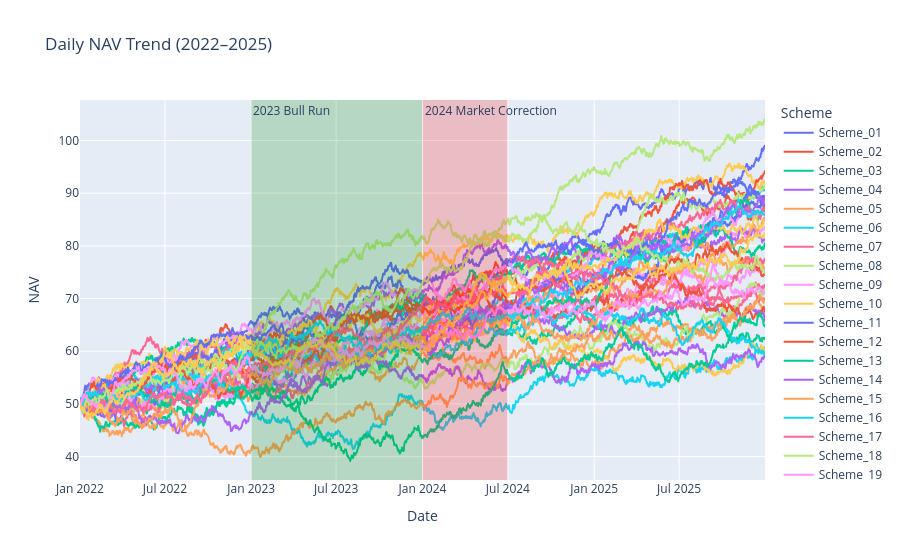

The code cell stored with this chart in its notebook:
### Code cell
fig = px.line(
    nav,
    x="Date",
    y="NAV",
    color="Scheme",
    title="Daily NAV Trend (2022–2025)"
)

# Highlight 2023 Bull Run
fig.add_vrect(
    x0="2023-01-01",
    x1="2023-12-31",
    fillcolor="green",
    opacity=0.2,
    line_width=0,
    annotation_text="2023 Bull Run",
    annotation_position="top left"
)

# Highlight 2024 Market Correction
fig.add_vrect(
    x0="2024-01-01",
    x1="2024-06-30",
    fillcolor="red",
    opacity=0.2,
    line_width=0,
    annotation_text="2024 Market Correction",
    annotation_position="top left"
)

fig.show()
fig.write_image("../reports/nav_trend.png")

### Figure 1 — Plotly figure (JSON) as saved in the notebook; plotly's stock layout.template omitted (floating-point values rounded to 4 significant figures; data arrays with more than 128 entries replaced by an {"elided": "..."} marker saying what was removed)
{"data": [{"hovertemplate": "Scheme=Scheme_01<br>Date=%{x}<br>NAV=%{y}<extra></extra>", "legendgroup": "Scheme_01", "line": {"color": "#636efa", "dash": "solid"}, "marker": {"symbol": "circle"}, "mode": "lines", "name": "Scheme_01", "showlegend": true, "type": "scattergl", "x": {"elided": "1461 str values"}, "xaxis": "x", "y": {"elided": "1461 float values"}, "yaxis": "y"}, {"hovertemplate": "Scheme=Scheme_02<br>Date=%{x}<br>NAV=%{y}<extra></extra>", "legendgroup": "Scheme_02", "line": {"color": "#EF553B", "dash": "solid"}, "marker": {"symbol": "circle"}, "mode": "lines", "name": "Scheme_02", "showlegend": true, "type": "scattergl", "x": {"elided": "1461 str values"}, "xaxis": "x", "y": {"elided": "1461 float values"}, "yaxis": "y"}, {"hovertemplate": "Scheme=Scheme_03<br>Date=%{x}<br>NAV=%{y}<extra></extra>", "legendgroup": "Scheme_03", "line": {"color": "#00cc96", "dash": "solid"}, "marker": {"symbol": "circle"}, "mode": "lines", "name": "Scheme_03", "showlegend": true, "type": "scattergl", "x": {"elided": "1461 str values"}, "xaxis": "x", "y": {"elided": "1461 float values"}, "yaxis": "y"}, {"hovertemplate": "Scheme=Scheme_04<br>Date=%{x}<br>NAV=%{y}<extra></extra>", "legendgroup": "Scheme_04", "line": {"color": "#ab63fa", "dash": "solid"}, "marker": {"symbol": "circle"}, "mode": "lines", "name": "Scheme_04", "showlegend": true, "type": "scattergl", "x": {"elided": "1461 str values"}, "xaxis": "x", "y": {"elided": "1461 float values"}, "yaxis": "y"}, {"hovertemplate": "Scheme=Scheme_05<br>Date=%{x}<br>NAV=%{y}<extra></extra>", "legendgroup": "Scheme_05", "line": {"color": "#FFA15A", "dash": "solid"}, "marker": {"symbol": "circle"}, "mode": "lines", "name": "Scheme_05", "showlegend": true, "type": "scattergl", "x": {"elided": "1461 str values"}, "xaxis": "x", "y": {"elided": "1461 float values"}, "yaxis": "y"}, {"hovertemplate": "Scheme=Scheme_06<br>Date=%{x}<br>NAV=%{y}<extra></extra>", "legendgroup": "Scheme_06", "line": {"color": "#19d3f3", "dash": "solid"}, "marker": {"symbol": "circle"}, "mode": "lines", "name": "Scheme_06", "showlegend": true, "type": "scattergl", "x": {"elided": "1461 str values"}, "xaxis": "x", "y": {"elided": "1461 float values"}, "yaxis": "y"}, {"hovertemplate": "Scheme=Scheme_07<br>Date=%{x}<br>NAV=%{y}<extra></extra>", "legendgroup": "Scheme_07", "line": {"color": "#FF6692", "dash": "solid"}, "marker": {"symbol": "circle"}, "mode": "lines", "name": "Scheme_07", "showlegend": true, "type": "scattergl", "x": {"elided": "1461 str values"}, "xaxis": "x", "y": {"elided": "1461 float values"}, "yaxis": "y"}, {"hovertemplate": "Scheme=Scheme_08<br>Date=%{x}<br>NAV=%{y}<extra></extra>", "legendgroup": "Scheme_08", "line": {"color": "#B6E880", "dash": "solid"}, "marker": {"symbol": "circle"}, "mode": "lines", "name": "Scheme_08", "showlegend": true, "type": "scattergl", "x": {"elided": "1461 str values"}, "xaxis": "x", "y": {"elided": "1461 float values"}, "yaxis": "y"}, {"hovertemplate": "Scheme=Scheme_09<br>Date=%{x}<br>NAV=%{y}<extra></extra>", "legendgroup": "Scheme_09", "line": {"color": "#FF97FF", "dash": "solid"}, "marker": {"symbol": "circle"}, "mode": "lines", "name": "Scheme_09", "showlegend": true, "type": "scattergl", "x": {"elided": "1461 str values"}, "xaxis": "x", "y": {"elided": "1461 float values"}, "yaxis": "y"}, {"hovertemplate": "Scheme=Scheme_10<br>Date=%{x}<br>NAV=%{y}<extra></extra>", "legendgroup": "Scheme_10", "line": {"color": "#FECB52", "dash": "solid"}, "marker": {"symbol": "circle"}, "mode": "lines", "name": "Scheme_10", "showlegend": true, "type": "scattergl", "x": {"elided": "1461 str values"}, "xaxis": "x", "y": {"elided": "1461 float values"}, "yaxis": "y"}, {"hovertemplate": "Scheme=Scheme_11<br>Date=%{x}<br>NAV=%{y}<extra></extra>", "legendgroup": "Scheme_11", "line": {"color": "#636efa", "dash": "solid"}, "marker": {"symbol": "circle"}, "mode": "lines", "name": "Scheme_11", "showlegend": true, "type": "scattergl", "x": {"elided": "1461 str values"}, "xaxis": "x", "y": {"elided": "1461 float values"}, "yaxis": "y"}, {"hovertemplate": "Scheme=Scheme_12<br>Date=%{x}<br>NAV=%{y}<extra></extra>", "legendgroup": "Scheme_12", "line": {"color": "#EF553B", "dash": "solid"}, "marker": {"symbol": "circle"}, "mode": "lines", "name": "Scheme_12", "showlegend": true, "type": "scattergl", "x": {"elided": "1461 str values"}, "xaxis": "x", "y": {"elided": "1461 float values"}, "yaxis": "y"}, {"hovertemplate": "Scheme=Scheme_13<br>Date=%{x}<br>NAV=%{y}<extra></extra>", "legendgroup": "Scheme_13", "line": {"color": "#00cc96", "dash": "solid"}, "marker": {"symbol": "circle"}, "mode": "lines", "name": "Scheme_13", "showlegend": true, "type": "scattergl", "x": {"elided": "1461 str values"}, "xaxis": "x", "y": {"elided": "1461 float values"}, "yaxis": "y"}, {"hovertemplate": "Scheme=Scheme_14<br>Date=%{x}<br>NAV=%{y}<extra></extra>", "legendgroup": "Scheme_14", "line": {"color": "#ab63fa", "dash": "solid"}, "marker": {"symbol": "circle"}, "mode": "lines", "name": "Scheme_14", "showlegend": true, "type": "scattergl", "x": {"elided": "1461 str values"}, "xaxis": "x", "y": {"elided": "1461 float values"}, "yaxis": "y"}, {"hovertemplate": "Scheme=Scheme_15<br>Date=%{x}<br>NAV=%{y}<extra></extra>", "legendgroup": "Scheme_15", "line": {"color": "#FFA15A", "dash": "solid"}, "marker": {"symbol": "circle"}, "mode": "lines", "name": "Scheme_15", "showlegend": true, "type": "scattergl", "x": {"elided": "1461 str values"}, "xaxis": "x", "y": {"elided": "1461 float values"}, "yaxis": "y"}, {"hovertemplate": "Scheme=Scheme_16<br>Date=%{x}<br>NAV=%{y}<extra></extra>", "legendgroup": "Scheme_16", "line": {"color": "#19d3f3", "dash": "solid"}, "marker": {"symbol": "circle"}, "mode": "lines", "name": "Scheme_16", "showlegend": true, "type": "scattergl", "x": {"elided": "1461 str values"}, "xaxis": "x", "y": {"elided": "1461 float values"}, "yaxis": "y"}, {"hovertemplate": "Scheme=Scheme_17<br>Date=%{x}<br>NAV=%{y}<extra></extra>", "legendgroup": "Scheme_17", "line": {"color": "#FF6692", "dash": "solid"}, "marker": {"symbol": "circle"}, "mode": "lines", "name": "Scheme_17", "showlegend": true, "type": "scattergl", "x": {"elided": "1461 str values"}, "xaxis": "x", "y": {"elided": "1461 float values"}, "yaxis": "y"}, {"hovertemplate": "Scheme=Scheme_18<br>Date=%{x}<br>NAV=%{y}<extra></extra>", "legendgroup": "Scheme_18", "line": {"color": "#B6E880", "dash": "solid"}, "marker": {"symbol": "circle"}, "mode": "lines", "name": "Scheme_18", "showlegend": true, "type": "scattergl", "x": {"elided": "1461 str values"}, "xaxis": "x", "y": {"elided": "1461 float values"}, "yaxis": "y"}, {"hovertemplate": "Scheme=Scheme_19<br>Date=%{x}<br>NAV=%{y}<extra></extra>", "legendgroup": "Scheme_19", "line": {"color": "#FF97FF", "dash": "solid"}, "marker": {"symbol": "circle"}, "mode": "lines", "name": "Scheme_19", "showlegend": true, "type": "scattergl", "x": {"elided": "1461 str values"}, "xaxis": "x", "y": {"elided": "1461 float values"}, "yaxis": "y"}, {"hovertemplate": "Scheme=Scheme_20<br>Date=%{x}<br>NAV=%{y}<extra></extra>", "legendgroup": "Scheme_20", "line": {"color": "#FECB52", "dash": "solid"}, "marker": {"symbol": "circle"}, "mode": "lines", "name": "Scheme_20", "showlegend": true, "type": "scattergl", "x": {"elided": "1461 str values"}, "xaxis": "x", "y": {"elided": "1461 float values"}, "yaxis": "y"}, {"hovertemplate": "Scheme=Scheme_21<br>Date=%{x}<br>NAV=%{y}<extra></extra>", "legendgroup": "Scheme_21", "line": {"color": "#636efa", "dash": "solid"}, "marker": {"symbol": "circle"}, "mode": "lines", "name": "Scheme_21", "showlegend": true, "type": "scattergl", "x": {"elided": "1461 str values"}, "xaxis": "x", "y": {"elided": "1461 float values"}, "yaxis": "y"}, {"hovertemplate": "Scheme=Scheme_22<br>Date=%{x}<br>NAV=%{y}<extra></extra>", "legendgroup": "Scheme_22", "line": {"color": "#EF553B", "dash": "solid"}, "marker": {"symbol": "circle"}, "mode": "lines", "name": "Scheme_22", "showlegend": true, "type": "scattergl", "x": {"elided": "1461 str values"}, "xaxis": "x", "y": {"elided": "1461 float values"}, "yaxis": "y"}, {"hovertemplate": "Scheme=Scheme_23<br>Date=%{x}<br>NAV=%{y}<extra></extra>", "legendgroup": "Scheme_23", "line": {"color": "#00cc96", "dash": "solid"}, "marker": {"symbol": "circle"}, "mode": "lines", "name": "Scheme_23", "showlegend": true, "type": "scattergl", "x": {"elided": "1461 str values"}, "xaxis": "x", "y": {"elided": "1461 float values"}, "yaxis": "y"}, {"hovertemplate": "Scheme=Scheme_24<br>Date=%{x}<br>NAV=%{y}<extra></extra>", "legendgroup": "Scheme_24", "line": {"color": "#ab63fa", "dash": "solid"}, "marker": {"symbol": "circle"}, "mode": "lines", "name": "Scheme_24", "showlegend": true, "type": "scattergl", "x": {"elided": "1461 str values"}, "xaxis": "x", "y": {"elided": "1461 float values"}, "yaxis": "y"}, {"hovertemplate": "Scheme=Scheme_25<br>Date=%{x}<br>NAV=%{y}<extra></extra>", "legendgroup": "Scheme_25", "line": {"color": "#FFA15A", "dash": "solid"}, "marker": {"symbol": "circle"}, "mode": "lines", "name": "Scheme_25", "showlegend": true, "type": "scattergl", "x": {"elided": "1461 str values"}, "xaxis": "x", "y": {"elided": "1461 float values"}, "yaxis": "y"}, {"hovertemplate": "Scheme=Scheme_26<br>Date=%{x}<br>NAV=%{y}<extra></extra>", "legendgroup": "Scheme_26", "line": {"color": "#19d3f3", "dash": "solid"}, "marker": {"symbol": "circle"}, "mode": "lines", "name": "Scheme_26", "showlegend": true, "type": "scattergl", "x": {"elided": "1461 str values"}, "xaxis": "x", "y": {"elided": "1461 float values"}, "yaxis": "y"}, {"hovertemplate": "Scheme=Scheme_27<br>Date=%{x}<br>NAV=%{y}<extra></extra>", "legendgroup": "Scheme_27", "line": {"color": "#FF6692", "dash": "solid"}, "marker": {"symbol": "circle"}, "mode": "lines", "name": "Scheme_27", "showlegend": true, "type": "scattergl", "x": {"elided": "1461 str values"}, "xaxis": "x", "y": {"elided": "1461 float values"}, "yaxis": "y"}, {"hovertemplate": "Scheme=Scheme_28<br>Date=%{x}<br>NAV=%{y}<extra></extra>", "legendgroup": "Scheme_28", "line": {"color": "#B6E880", "dash": "solid"}, "marker": {"symbol": "circle"}, "mode": "lines", "name": "Scheme_28", "showlegend": true, "type": "scattergl", "x": {"elided": "1461 str values"}, "xaxis": "x", "y": {"elided": "1461 float values"}, "yaxis": "y"}, {"hovertemplate": "Scheme=Scheme_29<br>Date=%{x}<br>NAV=%{y}<extra></extra>", "legendgroup": "Scheme_29", "line": {"color": "#FF97FF", "dash": "solid"}, "marker": {"symbol": "circle"}, "mode": "lines", "name": "Scheme_29", "showlegend": true, "type": "scattergl", "x": {"elided": "1461 str values"}, "xaxis": "x", "y": {"elided": "1461 float values"}, "yaxis": "y"}, {"hovertemplate": "Scheme=Scheme_30<br>Date=%{x}<br>NAV=%{y}<extra></extra>", "legendgroup": "Scheme_30", "line": {"color": "#FECB52", "dash": "solid"}, "marker": {"symbol": "circle"}, "mode": "lines", "name": "Scheme_30", "showlegend": true, "type": "scattergl", "x": {"elided": "1461 str values"}, "xaxis": "x", "y": {"elided": "1461 float values"}, "yaxis": "y"}, {"hovertemplate": "Scheme=Scheme_31<br>Date=%{x}<br>NAV=%{y}<extra></extra>", "legendgroup": "Scheme_31", "line": {"color": "#636efa", "dash": "solid"}, "marker": {"symbol": "circle"}, "mode": "lines", "name": "Scheme_31", "showlegend": true, "type": "scattergl", "x": {"elided": "1461 str values"}, "xaxis": "x", "y": {"elided": "1461 float values"}, "yaxis": "y"}, {"hovertemplate": "Scheme=Scheme_32<br>Date=%{x}<br>NAV=%{y}<extra></extra>", "legendgroup": "Scheme_32", "line": {"color": "#EF553B", "dash": "solid"}, "marker": {"symbol": "circle"}, "mode": "lines", "name": "Scheme_32", "showlegend": true, "type": "scattergl", "x": {"elided": "1461 str values"}, "xaxis": "x", "y": {"elided": "1461 float values"}, "yaxis": "y"}, {"hovertemplate": "Scheme=Scheme_33<br>Date=%{x}<br>NAV=%{y}<extra></extra>", "legendgroup": "Scheme_33", "line": {"color": "#00cc96", "dash": "solid"}, "marker": {"symbol": "circle"}, "mode": "lines", "name": "Scheme_33", "showlegend": true, "type": "scattergl", "x": {"elided": "1461 str values"}, "xaxis": "x", "y": {"elided": "1461 float values"}, "yaxis": "y"}, {"hovertemplate": "Scheme=Scheme_34<br>Date=%{x}<br>NAV=%{y}<extra></extra>", "legendgroup": "Scheme_34", "line": {"color": "#ab63fa", "dash": "solid"}, "marker": {"symbol": "circle"}, "mode": "lines", "name": "Scheme_34", "showlegend": true, "type": "scattergl", "x": {"elided": "1461 str values"}, "xaxis": "x", "y": {"elided": "1461 float values"}, "yaxis": "y"}, {"hovertemplate": "Scheme=Scheme_35<br>Date=%{x}<br>NAV=%{y}<extra></extra>", "legendgroup": "Scheme_35", "line": {"color": "#FFA15A", "dash": "solid"}, "marker": {"symbol": "circle"}, "mode": "lines", "name": "Scheme_35", "showlegend": true, "type": "scattergl", "x": {"elided": "1461 str values"}, "xaxis": "x", "y": {"elided": "1461 float values"}, "yaxis": "y"}, {"hovertemplate": "Scheme=Scheme_36<br>Date=%{x}<br>NAV=%{y}<extra></extra>", "legendgroup": "Scheme_36", "line": {"color": "#19d3f3", "dash": "solid"}, "marker": {"symbol": "circle"}, "mode": "lines", "name": "Scheme_36", "showlegend": true, "type": "scattergl", "x": {"elided": "1461 str values"}, "xaxis": "x", "y": {"elided": "1461 float values"}, "yaxis": "y"}, {"hovertemplate": "Scheme=Scheme_37<br>Date=%{x}<br>NAV=%{y}<extra></extra>", "legendgroup": "Scheme_37", "line": {"color": "#FF6692", "dash": "solid"}, "marker": {"symbol": "circle"}, "mode": "lines", "name": "Scheme_37", "showlegend": true, "type": "scattergl", "x": {"elided": "1461 str values"}, "xaxis": "x", "y": {"elided": "1461 float values"}, "yaxis": "y"}, {"hovertemplate": "Scheme=Scheme_38<br>Date=%{x}<br>NAV=%{y}<extra></extra>", "legendgroup": "Scheme_38", "line": {"color": "#B6E880", "dash": "solid"}, "marker": {"symbol": "circle"}, "mode": "lines", "name": "Scheme_38", "showlegend": true, "type": "scattergl", "x": {"elided": "1461 str values"}, "xaxis": "x", "y": {"elided": "1461 float values"}, "yaxis": "y"}, {"hovertemplate": "Scheme=Scheme_39<br>Date=%{x}<br>NAV=%{y}<extra></extra>", "legendgroup": "Scheme_39", "line": {"color": "#FF97FF", "dash": "solid"}, "marker": {"symbol": "circle"}, "mode": "lines", "name": "Scheme_39", "showlegend": true, "type": "scattergl", "x": {"elided": "1461 str values"}, "xaxis": "x", "y": {"elided": "1461 float values"}, "yaxis": "y"}, {"hovertemplate": "Scheme=Scheme_40<br>Date=%{x}<br>NAV=%{y}<extra></extra>", "legendgroup": "Scheme_40", "line": {"color": "#FECB52", "dash": "solid"}, "marker": {"symbol": "circle"}, "mode": "lines", "name": "Scheme_40", "showlegend": true, "type": "scattergl", "x": {"elided": "1461 str values"}, "xaxis": "x", "y": {"elided": "1461 float values"}, "yaxis": "y"}], "layout": {"annotations": [{"showarrow": false, "text": "2023 Bull Run", "x": "2023-01-01", "xanchor": "left", "xref": "x", "y": 1, "yanchor": "top", "yref": "y domain"}, {"showarrow": false, "text": "2024 Market Correction", "x": "2024-01-01", "xanchor": "left", "xref": "x", "y": 1, "yanchor": "top", "yref": "y domain"}], "legend": {"title": {"text": "Scheme"}, "tracegroupgap": 0}, "shapes": [{"fillcolor": "green", "line": {"width": 0}, "opacity": 0.2, "type": "rect", "x0": "2023-01-01", "x1": "2023-12-31", "xref": "x", "y0": 0, "y1": 1, "yref": "y domain"}, {"fillcolor": "red", "line": {"width": 0}, "opacity": 0.2, "type": "rect", "x0": "2024-01-01", "x1": "2024-06-30", "xref": "x", "y0": 0, "y1": 1, "yref": "y domain"}], "title": {"text": "Daily NAV Trend (2022–2025)"}, "xaxis": {"anchor": "y", "domain": [0, 1], "title": {"text": "Date"}}, "yaxis": {"anchor": "x", "domain": [0, 1], "title": {"text": "NAV"}}}}
